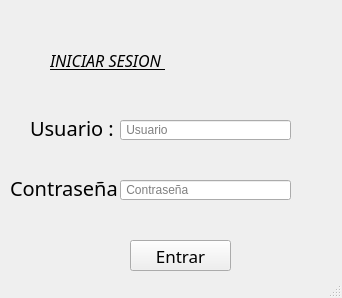
<?xml version="1.0" encoding="UTF-8"?>
<ui version="4.0">
 <class>Login</class>
 <widget class="QMainWindow" name="Login">
  <property name="geometry">
   <rect>
    <x>0</x>
    <y>0</y>
    <width>342</width>
    <height>298</height>
   </rect>
  </property>
  <property name="windowTitle">
   <string>Inicio de Sesion</string>
  </property>
  <widget class="QWidget" name="centralwidget">
   <widget class="QLabel" name="label_login_titulo">
    <property name="enabled">
     <bool>true</bool>
    </property>
    <property name="geometry">
     <rect>
      <x>50</x>
      <y>10</y>
      <width>411</width>
      <height>101</height>
     </rect>
    </property>
    <property name="font">
     <font>
      <family>Wide Latin</family>
      <pointsize>12</pointsize>
      <weight>50</weight>
      <italic>true</italic>
      <bold>false</bold>
      <underline>true</underline>
     </font>
    </property>
    <property name="text">
     <string>INICIAR SESION </string>
    </property>
   </widget>
   <widget class="QLabel" name="label_usuario_titulo">
    <property name="geometry">
     <rect>
      <x>30</x>
      <y>120</y>
      <width>101</width>
      <height>16</height>
     </rect>
    </property>
    <property name="font">
     <font>
      <family>High Tower Text</family>
      <pointsize>15</pointsize>
     </font>
    </property>
    <property name="text">
     <string>Usuario :</string>
    </property>
   </widget>
   <widget class="QLabel" name="label_contrasena_titulo">
    <property name="geometry">
     <rect>
      <x>10</x>
      <y>180</y>
      <width>111</width>
      <height>16</height>
     </rect>
    </property>
    <property name="font">
     <font>
      <family>High Tower Text</family>
      <pointsize>15</pointsize>
     </font>
    </property>
    <property name="text">
     <string>Contraseña :</string>
    </property>
   </widget>
   <widget class="QLineEdit" name="txt_usuario">
    <property name="geometry">
     <rect>
      <x>120</x>
      <y>120</y>
      <width>171</width>
      <height>20</height>
     </rect>
    </property>
    <property name="placeholderText">
     <string> Usuario</string>
    </property>
   </widget>
   <widget class="QLineEdit" name="txt_contrasena">
    <property name="geometry">
     <rect>
      <x>120</x>
      <y>180</y>
      <width>171</width>
      <height>20</height>
     </rect>
    </property>
    <property name="echoMode">
     <enum>QLineEdit::Password</enum>
    </property>
    <property name="placeholderText">
     <string> Contraseña</string>
    </property>
   </widget>
   <widget class="QPushButton" name="btn_entrar">
    <property name="geometry">
     <rect>
      <x>130</x>
      <y>240</y>
      <width>101</width>
      <height>31</height>
     </rect>
    </property>
    <property name="font">
     <font>
      <family>High Tower Text</family>
      <pointsize>13</pointsize>
      <weight>50</weight>
      <italic>false</italic>
      <bold>false</bold>
     </font>
    </property>
    <property name="text">
     <string>Entrar</string>
    </property>
   </widget>
  </widget>
  <widget class="QStatusBar" name="statusbar"/>
 </widget>
 <resources/>
 <connections/>
</ui>
